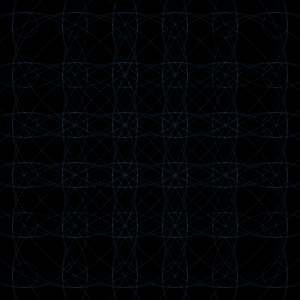
Frame 1 (no input)
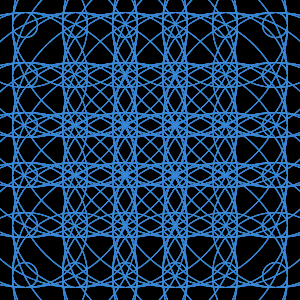
Frame 60 (the mouse pressed at the canvas centre just before this capture)
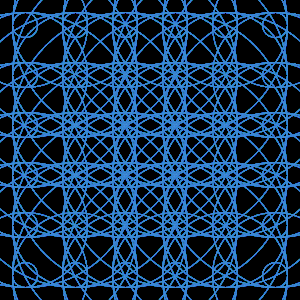
Frame 120 (the mouse held since frame 60 and released just before this capture)

The Processing sketch that drew these frames (run headless with seeded random() and noise(); from frame 60 on, the mouse is pressed at the canvas centre):

// Processing sketch: processing_37706
// ── processing_37706.pde

void setup(){
size(300, 300);
background(0);
}
int spacing = 50;
int a = 25;
void draw(){
  noFill();
for (int y=a; y <height; y+=spacing) {
  for (int x=a; x < width; x+=spacing) {
    for (int z=a;z < width; z+=100){
      stroke(60,140,219,20);
    ellipse(x,y, z, z);
  }
}
}
}
